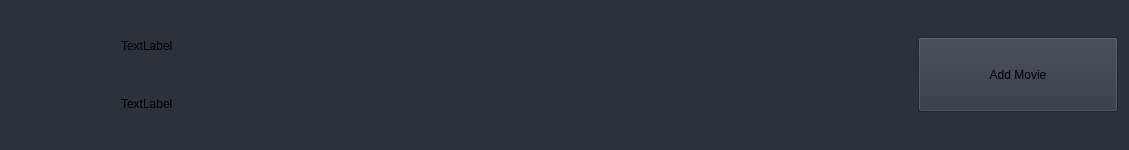
                            <widget class="QWidget" name="SearchMovieWidget" native="true">
                             <property name="enabled">
                              <bool>true</bool>
                             </property>
                             <property name="minimumSize">
                              <size>
                               <width>0</width>
                               <height>150</height>
                              </size>
                             </property>
                             <property name="maximumSize">
                              <size>
                               <width>16777215</width>
                               <height>150</height>
                              </size>
                             </property>
                             <property name="styleSheet">
                              <string notr="true">background-color: rgb(44, 49, 58);</string>
                             </property>
                             <layout class="QHBoxLayout" name="horizontalLayout_8">
                              <item alignment="Qt::AlignLeft">
                               <widget class="QWidget" name="posterWidget" native="true">
                                <property name="minimumSize">
                                 <size>
                                  <width>95</width>
                                  <height>128</height>
                                 </size>
                                </property>
                                <property name="maximumSize">
                                 <size>
                                  <width>95</width>
                                  <height>16777215</height>
                                 </size>
                                </property>
                                <layout class="QHBoxLayout" name="horizontalLayout_26">
                                 <item>
                                  <widget class="QLabel" name="posterLabel">
                                   <property name="minimumSize">
                                    <size>
                                     <width>0</width>
                                     <height>0</height>
                                    </size>
                                   </property>
                                   <property name="autoFillBackground">
                                    <bool>false</bool>
                                   </property>
                                   <property name="styleSheet">
                                    <string notr="true">background-image: url(:/images/images/images/transparent.png);</string>
                                   </property>
                                   <property name="text">
                                    <string/>
                                   </property>
                                   <property name="pixmap">
                                    <pixmap>:/images/images/images/No_Image_Available.jpg</pixmap>
                                   </property>
                                   <property name="scaledContents">
                                    <bool>true</bool>
                                   </property>
                                  </widget>
                                 </item>
                                </layout>
                               </widget>
                              </item>
                              <item>
                               <widget class="QWidget" name="TitleWidget" native="true">
                                <property name="sizePolicy">
                                 <sizepolicy hsizetype="Preferred" vsizetype="Preferred">
                                  <horstretch>0</horstretch>
                                  <verstretch>0</verstretch>
                                 </sizepolicy>
                                </property>
                                <property name="minimumSize">
                                 <size>
                                  <width>800</width>
                                  <height>0</height>
                                 </size>
                                </property>
                                <property name="maximumSize">
                                 <size>
                                  <width>800</width>
                                  <height>16777215</height>
                                 </size>
                                </property>
                                <property name="styleSheet">
                                 <string notr="true">background-color: rgb(44, 49, 58);</string>
                                </property>
                                <layout class="QVBoxLayout" name="verticalLayout_24">
                                 <item>
                                  <widget class="QLabel" name="Title">
                                   <property name="styleSheet">
                                    <string notr="true"/>
                                   </property>
                                   <property name="text">
                                    <string>TextLabel</string>
                                   </property>
                                   <property name="wordWrap">
                                    <bool>true</bool>
                                   </property>
                                  </widget>
                                 </item>
                                 <item>
                                  <widget class="QLabel" name="Details">
                                   <property name="enabled">
                                    <bool>true</bool>
                                   </property>
                                   <property name="minimumSize">
                                    <size>
                                     <width>777</width>
                                     <height>0</height>
                                    </size>
                                   </property>
                                   <property name="text">
                                    <string>TextLabel</string>
                                   </property>
                                   <property name="wordWrap">
                                    <bool>true</bool>
                                   </property>
                                  </widget>
                                 </item>
                                </layout>
                               </widget>
                              </item>
                              <item>
                               <widget class="QPushButton" name="addMovieButton">
                                <property name="minimumSize">
                                 <size>
                                  <width>200</width>
                                  <height>0</height>
                                 </size>
                                </property>
                                <property name="maximumSize">
                                 <size>
                                  <width>200</width>
                                  <height>75</height>
                                 </size>
                                </property>
                                <property name="styleSheet">
                                 <string notr="true">background-color: rgb(48, 53, 63);</string>
                                </property>
                                <property name="text">
                                 <string>Add Movie</string>
                                </property>
                               </widget>
                              </item>
                             </layout>
                            </widget>
